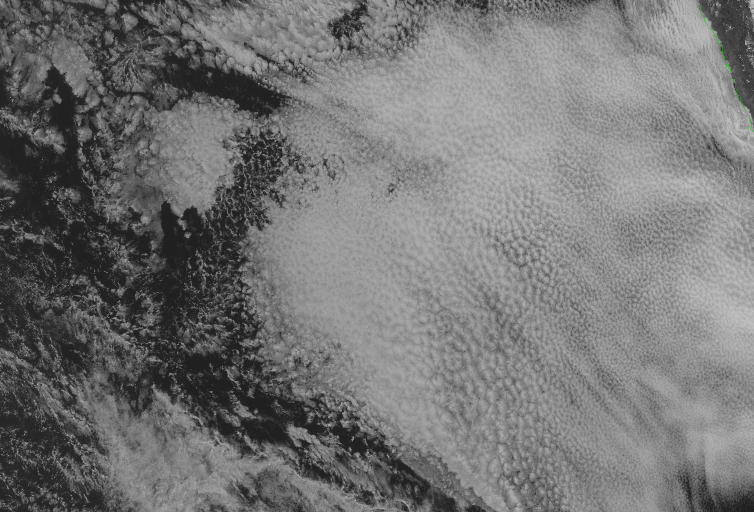
%> input picture DATA/2022_09_06/image_0_2022_09_06_15_15_00Z.png, 1508 x 1024 px (shown at 1/2 size); its folder holds only this picture in this run
$ octave SyntheticWaveVisualisation.m   (GNU Octave 9; MATLAB toolbox functions it lacks are replaced by stand-ins)
%> lines starting %> are read from the running program, lines starting %| are printed output that depends on the picture
%% NEW PROGRAM : Parameters and Setup

% Start timing the entire process
total_time = tic;

% Set path and load images
path = 'C:\Users\admin\Documents\GitHub\Stratocu-Waves-Jr\DATA\2022_09_06\';
image_files = dir(fullfile(path, '*9_06*png'));
images = cell(length(image_files), 1);

% Read and process images
for i = 1:length(image_files)
    fname = fullfile(path, image_files(i).name);
    img = imread(fname);
%> img is the input picture: size 1024x1508x3 uint8; mean R, G, B 116.4, 116.4, 116.4
    red = flipud(img(:, 400:end, 1));
    images{i} = red;
end

% Get image dimensions
[height, width] = size(images{1});
%> height = 1024; width = 1109
x = 0:(width - 1);
%> x = 1109 values from 0 to 1108
y = 0:(height - 1);
%> y = 1024 values from 0 to 1023
[X, Y] = meshgrid(x, y);

% Pixel size
DX = 2000; % meters per pixel
pixel_size_km = DX / 1000; % kilometers per pixel

% Coordinates in meters
Xm = (X - mean(X(:))) * DX;
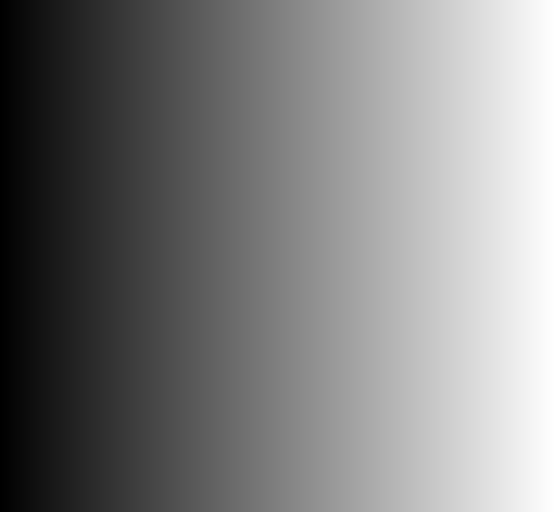
%> Xm: size 1024x1109 double (shown at 1/2 size); min -1108000, max 1108000, mean 0; drawn with min black and max white
%Ym = (Y - mean(Y(:))) * DX;
Ym = (-Y + mean(Y(:))) * DX;
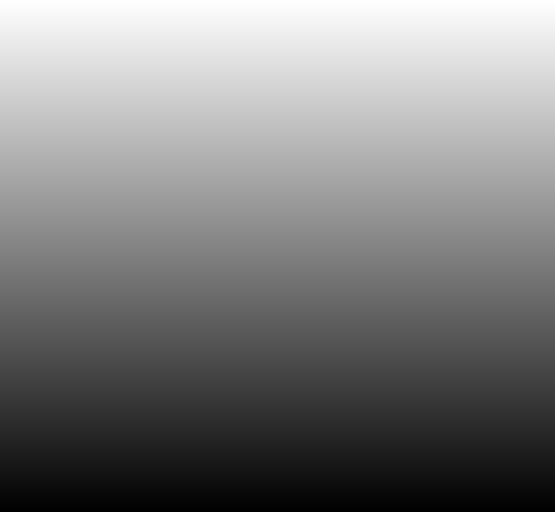
%> Ym: size 1024x1109 double (shown at 1/2 size); min -1023000, max 1023000, mean 0; drawn with min black and max white

%%

% Wave parameters (first wave)
cphase = 20;            % m/s
wavelength = 150e3;     % meters
direction = 135;        % degrees
zamplitude = 100;       % meters
PBLdepth = 1000;        % m

% Wavenumbers
%k = (2 * pi / wavelength) * sin(direction * pi / 180);
%l = (2 * pi / wavelength) * cos(direction * pi / 180);
% Corrected wave numbers
k = (2 * pi / wavelength) * cos(direction * pi / 180); % Now uses cosine
l = (2 * pi / wavelength) * sin(direction * pi / 180); % Now uses sine


% Amplitude modulation (first wave)
packet_center_x = -400e3;
packet_center_y = -400e3;
packet_width_x = 400e3;
packet_width_y = 300e3;

Ampwindow = exp(-(((Xm - packet_center_x) / packet_width_x).^2 + ...
                  ((Ym - packet_center_y) / packet_width_y).^2));
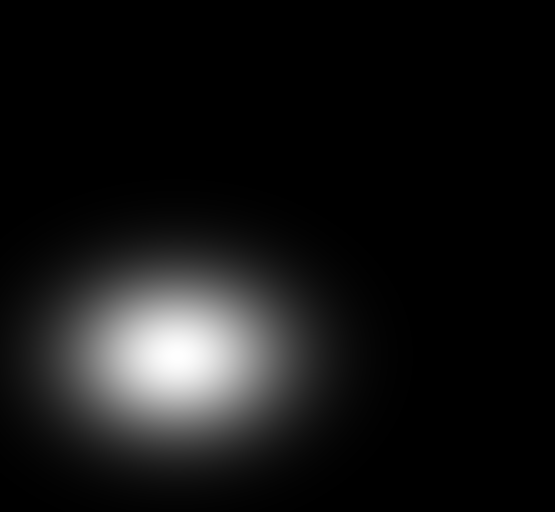
%> Ampwindow: size 1024x1109 double (shown at 1/2 size); min 1.14e-16, max 1, mean 0.0824

% Time parameters
time_steps = length(images);
%> time_steps = 1
time_resolution = 1800; % seconds between frames

% Initialize the grid to store the synthetic images
grid = zeros(height, width, time_steps);
%> grid: size 1024x1109 double; every value is 0

% Compute angular frequency
omega = cphase * (2 * pi / wavelength);

% Corrected phase calculation
for it = 1:time_steps
    t = (it - 1) * time_resolution;

    % Corrected phase
    phase = k * Xm + l * Ym - omega * t;

    % Vertical displacement
    dz = zamplitude * sin(phase) .* Ampwindow;

    % Horizontal displacements for the first wave
    dxy = (zamplitude / PBLdepth) * wavelength * sin(phase - pi / 2) / DX;

    % Corrected dx and dy calculations
    dx = dxy .* cos(direction * pi / 180) .* Ampwindow; % uses cosine
    dy = dxy .* sin(direction * pi / 180) .* Ampwindow; % uses sine

    % Total displacements
    total_dx = dx;
    total_dy = dy;

    % Get the current image
    img = double(images{it});

    % Coordinates for interpolation
    XI = X - total_dx;
    YI = Y - total_dy;

    % Handle boundaries
    XI = max(min(XI, width), 1);
    YI = max(min(YI, height), 1);

    % Warp the image
    warped_img = interp2(X, Y, img, XI, YI, 'linear', 0);

    % Modulate brightness
    modulated_img = warped_img .* (1 + dz / PBLdepth * 5);

    % Store the synthetic image
    grid(:, :, it) = modulated_img;
end
%> this loop made 1 pass
%> t on pass 1: 0
%> pass 1, `phase = k * Xm + l * Ym - omega * t;`:
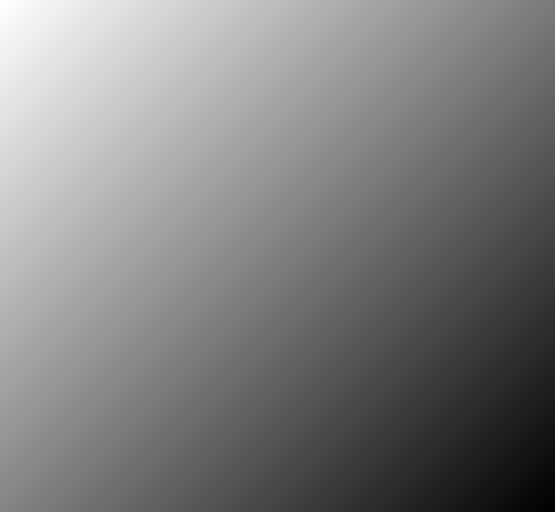
%> phase: size 1024x1109 double (shown at 1/2 size); min -63.12, max 63.12, mean 0; drawn with min black and max white
%> pass 1, `dxy = (zamplitude / PBLdepth) * wavelength * sin(phase - pi / 2) / DX;`:
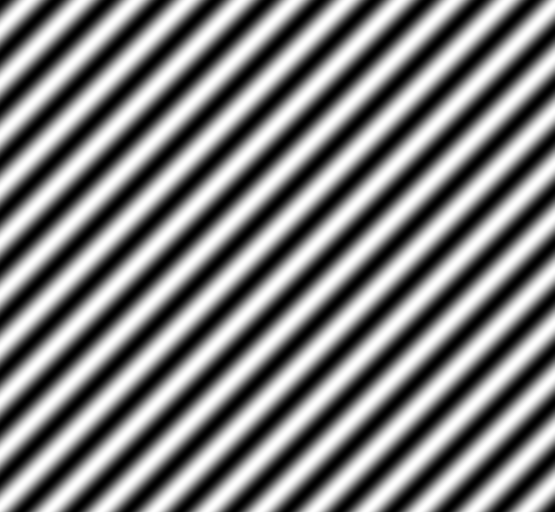
%> dxy: size 1024x1109 double (shown at 1/2 size); min -7.5, max 7.5, mean 0.0066; drawn with min black and max white
%> pass 1, `dx = dxy .* cos(direction * pi / 180) .* Ampwindow;`:
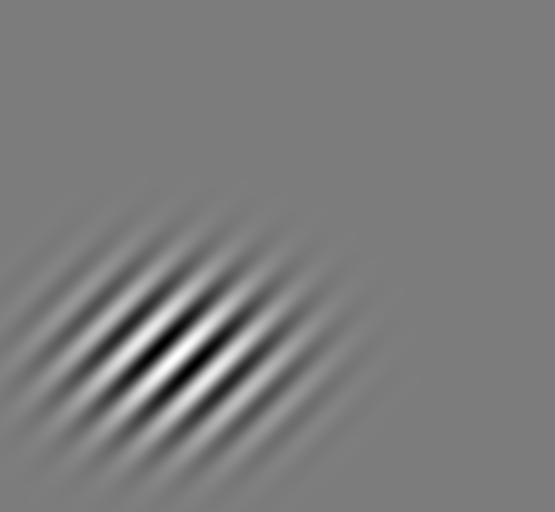
%> dx: size 1024x1109 double (shown at 1/2 size); min -5.07, max 5.3, mean -6.03e-07; drawn with min black and max white
%> after the loop:
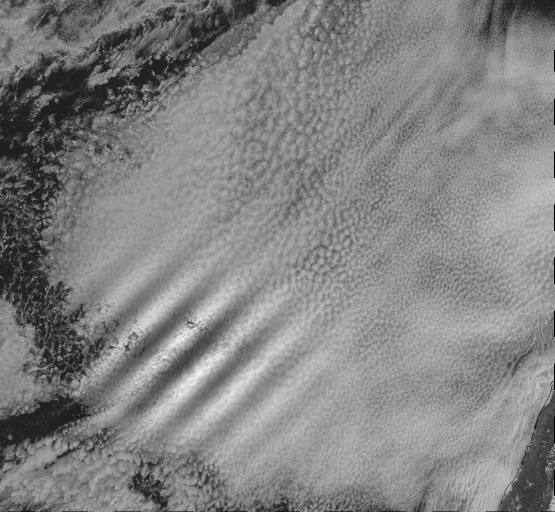
%> grid: size 1024x1109 double (shown at 1/2 size); min 0, max 249.2, mean 131.4


% Video generation from synthetic images

% Parameters for video creation
video_filename = 'output_video2.mp4'; % Output video filename
frame_rate = 10;                     % Frames per second

% Get the number of frames
num_frames = size(grid, 3);
%> num_frames = 1

% Create a VideoWriter object
v = VideoWriter(video_filename, 'MPEG-4');
v.FrameRate = frame_rate;
open(v);

% Generate video frames
figure; % Create a new figure for the video
for i = 1:num_frames
    % Display the frame
    imagesc(grid(:, :, i));
    colormap(gray); % Set grayscale colormap
    axis off;       % Turn off axis
    axis image;     % Maintain aspect ratio

    % Add frame to the video
    frame = getframe(gcf);
    writeVideo(v, frame);
end

% Close the video file
close(v);
disp(['Video saved as ' video_filename]);

$ run again, on DATA/2022_09_06/image_4_2022_09_06_17_15_00Z.png
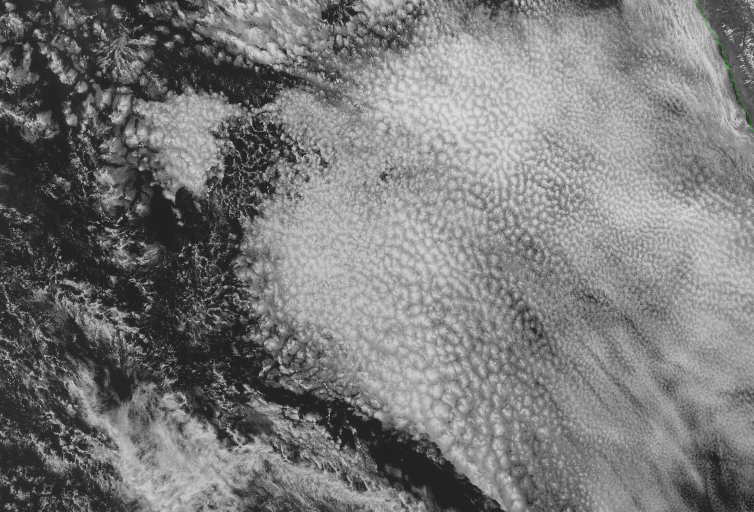
%> input picture DATA/2022_09_06/image_4_2022_09_06_17_15_00Z.png, 1508 x 1024 px (shown at 1/2 size)
%> img is the input picture: size 1024x1508x3 uint8; mean R, G, B 120.8, 120.9, 120.8
%> `red = flipud(img(:, 400:end, 1));`:
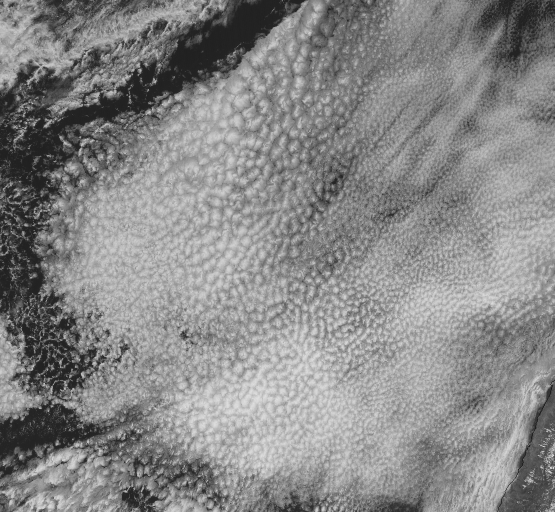
%> red: size 1024x1109 uint8 (shown at 1/2 size); min 10, max 235, mean 135.6
%> height = 1024; width = 1109
%> x = 1109 values from 0 to 1108
%> y = 1024 values from 0 to 1023
%> time_steps = 1
%> the loop `for it = 1:time_steps` made 1 pass
%> t on pass 1: 0
%> after the loop `for it = 1:time_steps`:
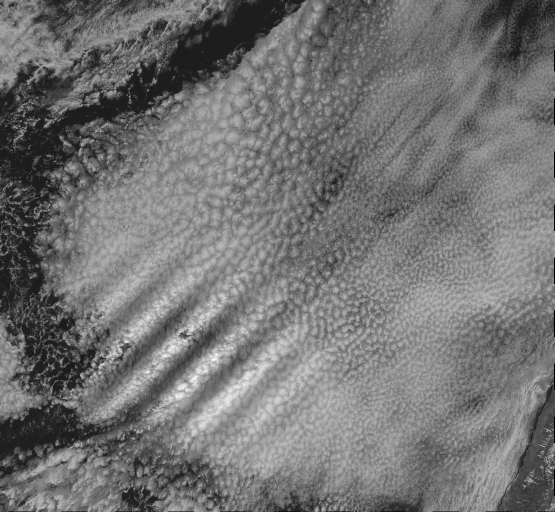
%> grid: size 1024x1109 double (shown at 1/2 size); min 0, max 298.7, mean 135.5; drawn with min black and max white
